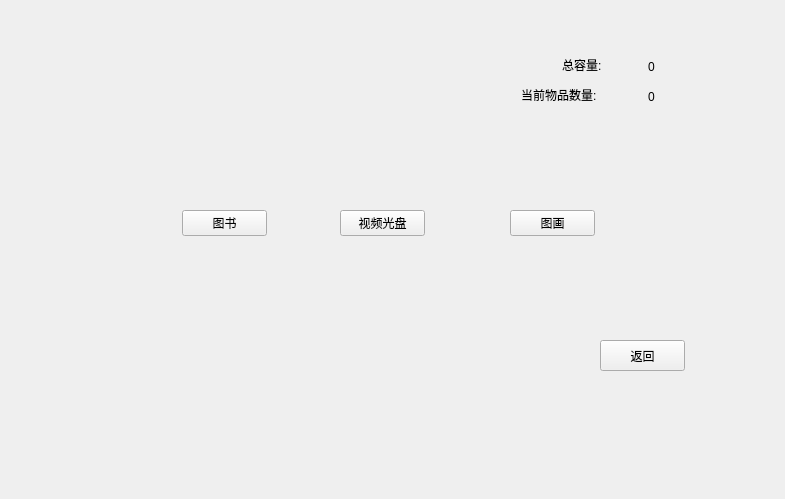
<?xml version="1.0" encoding="UTF-8"?>
<ui version="4.0">
 <class>add_Dialog</class>
 <widget class="QDialog" name="add_Dialog">
  <property name="geometry">
   <rect>
    <x>0</x>
    <y>0</y>
    <width>785</width>
    <height>499</height>
   </rect>
  </property>
  <property name="windowTitle">
   <string>Dialog</string>
  </property>
  <widget class="QPushButton" name="btn_cdv">
   <property name="geometry">
    <rect>
     <x>340</x>
     <y>210</y>
     <width>85</width>
     <height>26</height>
    </rect>
   </property>
   <property name="text">
    <string>视频光盘</string>
   </property>
   <property name="autoDefault">
    <bool>false</bool>
   </property>
  </widget>
  <widget class="QPushButton" name="btn_book">
   <property name="geometry">
    <rect>
     <x>182</x>
     <y>210</y>
     <width>85</width>
     <height>26</height>
    </rect>
   </property>
   <property name="text">
    <string>图书</string>
   </property>
   <property name="autoDefault">
    <bool>false</bool>
   </property>
  </widget>
  <widget class="QPushButton" name="btn_picture">
   <property name="geometry">
    <rect>
     <x>510</x>
     <y>210</y>
     <width>85</width>
     <height>26</height>
    </rect>
   </property>
   <property name="text">
    <string>图画</string>
   </property>
   <property name="autoDefault">
    <bool>false</bool>
   </property>
  </widget>
  <widget class="QPushButton" name="btn_quit">
   <property name="geometry">
    <rect>
     <x>600</x>
     <y>340</y>
     <width>85</width>
     <height>31</height>
    </rect>
   </property>
   <property name="text">
    <string>返回</string>
   </property>
   <property name="autoDefault">
    <bool>false</bool>
   </property>
  </widget>
  <widget class="QLabel" name="lab_nowh">
   <property name="geometry">
    <rect>
     <x>521</x>
     <y>85</y>
     <width>101</width>
     <height>20</height>
    </rect>
   </property>
   <property name="text">
    <string>当前物品数量:</string>
   </property>
  </widget>
  <widget class="QLabel" name="lab_totalh">
   <property name="geometry">
    <rect>
     <x>562</x>
     <y>55</y>
     <width>55</width>
     <height>20</height>
    </rect>
   </property>
   <property name="text">
    <string>总容量:</string>
   </property>
  </widget>
  <widget class="QLabel" name="lab_now">
   <property name="geometry">
    <rect>
     <x>620</x>
     <y>90</y>
     <width>63</width>
     <height>14</height>
    </rect>
   </property>
   <property name="text">
    <string>0</string>
   </property>
   <property name="alignment">
    <set>Qt::AlignCenter</set>
   </property>
  </widget>
  <widget class="QLabel" name="lab_total">
   <property name="geometry">
    <rect>
     <x>620</x>
     <y>60</y>
     <width>63</width>
     <height>14</height>
    </rect>
   </property>
   <property name="text">
    <string>0</string>
   </property>
   <property name="alignment">
    <set>Qt::AlignCenter</set>
   </property>
  </widget>
 </widget>
 <tabstops>
  <tabstop>btn_book</tabstop>
  <tabstop>btn_cdv</tabstop>
  <tabstop>btn_picture</tabstop>
  <tabstop>btn_quit</tabstop>
 </tabstops>
 <resources/>
 <connections/>
</ui>
